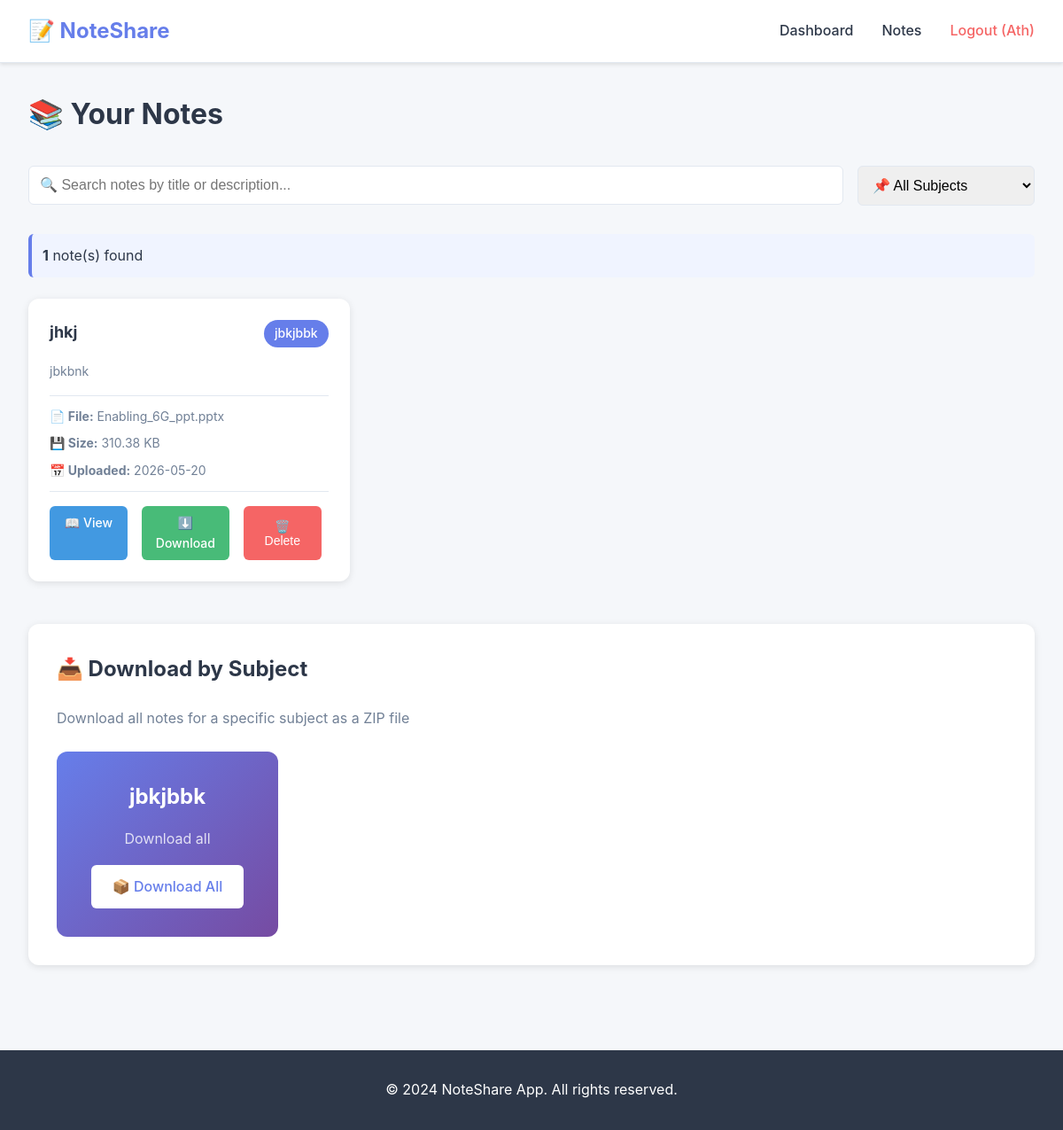
The app's page /notes (signed in) with its own data.
### tables this page shows
CREATE TABLE notes (
            id INTEGER PRIMARY KEY AUTOINCREMENT,
            user_id INTEGER NOT NULL,
            title TEXT NOT NULL,
            subject TEXT NOT NULL,
            description TEXT,
            filename TEXT,
            file_path TEXT,
            file_size INTEGER,
            uploaded_at TIMESTAMP DEFAULT CURRENT_TIMESTAMP,
            FOREIGN KEY (user_id) REFERENCES users(id) ON DELETE CASCADE
        );

### app.py (the view)
@app.route('/notes')
@login_required
def notes():
    user_id = session['user_id']
    search = request.args.get('search', '').strip()
    subject_filter = request.args.get('subject', '').strip()
    conn = get_db_connection()
    cursor = conn.cursor()
    cursor.execute('SELECT DISTINCT subject FROM notes WHERE user_id = ? ORDER BY subject', (user_id,))
    subjects = [row['subject'] for row in cursor.fetchall()]
    query = 'SELECT * FROM notes WHERE user_id = ?'
    params = [user_id]
    if search:
        query += ' AND (title LIKE ? OR description LIKE ? OR subject LIKE ?)'
        search_param = f'%{search}%'
        params.extend([search_param, search_param, search_param])
    if subject_filter:
        query += ' AND subject = ?'
        params.append(subject_filter)
    query += ' ORDER BY uploaded_at DESC'
    cursor.execute(query, params)
    notes_list = cursor.fetchall()
    conn.close()
    return render_template('notes.html', notes=notes_list, subjects=subjects,
                         search=search, subject_filter=subject_filter)

### app.py (called while the page is built)
def get_db_connection():
    conn = sqlite3.connect('notes.db')
    conn.row_factory = sqlite3.Row
    return conn

def login_required(f):
    @wraps(f)
    def decorated_function(*args, **kwargs):
        if 'user_id' not in session:
            return redirect(url_for('login'))
        return f(*args, **kwargs)
    return decorated_function

### templates/notes.html (shortened to what this page needs)
{% extends "base.html" %}
{% block content %}
<div class="container">
    <section class="notes-section">
        <h1>📚 Your Notes</h1>
        <div class="search-filter">
            <div class="search-bar">
                <input type="text" id="searchInput" placeholder="🔍 Search notes by title or description..." class="search-input">
            </div>
            <div class="filter-bar">
                <select id="subjectFilter" class="filter-select">
                    <option value="">📌 All Subjects</option>
                </select>
            </div>
        </div>
        <div style="margin-bottom: 1.5rem; padding: 0.75rem; background: #f0f4ff; border-radius: 6px; border-left: 4px solid #667eea;">
            <strong>{{ notes|length }}</strong> note(s) found
        </div>
        {% if notes %}
        <div class="notes-grid">
            {% for note in notes %}
            <div class="note-card" data-note-id="{{ note.id }}">
                <div class="note-header">
                    <h3>{{ note.title }}</h3>
                    <span class="badge">{{ note.subject }}</span>
                </div>
                {% if note.description %}
                <p class="note-description">{{ note.description[:100] }}{% if note.description|length > 100 %}...{% endif %}</p>
                {% endif %}
                <div class="note-meta">
                    <span class="meta-item">
                        <strong>📄 File:</strong> {{ note.filename }}
                    </span>
                    <span class="meta-item">
                        <strong>💾 Size:</strong> {{ "%.2f"|format(note.file_size / 1024) }} KB
                    </span>
                    <span class="meta-item">
                        <strong>📅 Uploaded:</strong> {{ note.uploaded_at[:10] }}
                    </span>
                </div>
                <div class="note-actions">
                    <a href="{{ url_for('view_note', note_id=note.id) }}" class="btn btn-small btn-info">📖 View</a>
                    <a href="{{ url_for('download_note', note_id=note.id) }}" class="btn btn-small btn-success">⬇️ Download</a>
                    <button class="btn btn-small btn-danger" onclick="deleteNote({{ note.id }})">🗑️ Delete</button>
                </div>
            </div>
            {% endfor %}
        </div>
        {% else %}
        <div class="empty-state">
            <h2>📭 No Notes Found</h2>
            <p>{% if search_filter or subject_filter %}No notes match your search.{% else %}Start by uploading a note from the dashboard.{% endif %}</p>
            <a href="{{ url_for('dashboard') }}" class="btn btn-primary">Go to Dashboard</a>
        </div>
        {% endif %}
        {% if subjects %}
        <div class="subjects-section">
            <h2>📥 Download by Subject</h2>
            <p style="color: #718096; margin-bottom: 1.5rem;">Download all notes for a specific subject as a ZIP file</p>
            <div class="subjects-grid">
                {% for subject in subjects %}
                <div class="subject-card">
                    <h3>{{ subject }}</h3>
                    <p style="color: rgba(255,255,255,0.8); margin-bottom: 1rem;">Download all</p>
                    <a href="{{ url_for('download_subject', subject=subject) }}" class="btn btn-primary" style="background: white; color: #667eea;">
                        📦 Download All
                    </a>
                </div>
                {% endfor %}
            </div>
        </div>
        {% endif %}
    </section>
</div>
{% endblock %}

### static/css/style.css (style rules this page uses)
* { margin: 0; padding: 0; box-sizing: border-box; }
:root { --primary: #667eea; --primary-dark: #5568d3; --secondary: #764ba2; --success: #48bb78; --danger: #f56565; --warning: #ed8936; --info: #4299e1; --light: #f7fafc; --dark: #2d3748; --border: #e2e8f0; --text: #2d3748; }
body { font-family: -apple-system, BlinkMacSystemFont, 'Segoe UI', Roboto, Oxygen, Ubuntu, Cantarell, sans-serif; background-color: #f5f7fa; color: var(--text); line-height: 1.6; }
.container { max-width: 1200px; margin: 0 auto; padding: 2rem; }
.btn { display: inline-block; padding: 0.75rem 1.5rem; border: none; border-radius: 6px; font-size: 1rem; font-weight: 500; cursor: pointer; transition: all 0.3s ease; text-decoration: none; text-align: center; }
.btn-primary { background: linear-gradient(135deg, var(--primary), var(--secondary)); color: white; }
.btn-success { background-color: var(--success); color: white; }
.btn-danger { background-color: var(--danger); color: white; }
.btn-info { background-color: var(--info); color: white; }
.btn-small { padding: 0.5rem 1rem; font-size: 0.875rem; }
.badge { display: inline-block; padding: 0.25rem 0.75rem; background-color: var(--primary); color: white; border-radius: 20px; font-size: 0.875rem; font-weight: 500; }
.btn-small { margin-right: 0.5rem; }
.notes-section h1 { font-size: 2rem; margin-bottom: 2rem; }
.search-filter { display: flex; gap: 1rem; margin-bottom: 2rem; }
.search-bar { flex: 1; }
.search-input { width: 100%; padding: 0.75rem; border: 1px solid var(--border); border-radius: 6px; font-size: 1rem; }
.filter-select { padding: 0.75rem; border: 1px solid var(--border); border-radius: 6px; font-size: 1rem; min-width: 200px; }
.notes-grid { display: grid; grid-template-columns: repeat(auto-fill, minmax(280px, 1fr)); gap: 1.5rem; margin-bottom: 3rem; }
.note-card { background: white; border-radius: 12px; padding: 1.5rem; box-shadow: 0 2px 8px rgba(0, 0, 0, 0.1); transition: all 0.3s; display: flex; flex-direction: column; }
.note-header { display: flex; justify-content: space-between; align-items: start; margin-bottom: 1rem; gap: 1rem; }
.note-header h3 { font-size: 1.125rem; color: var(--dark); margin: 0; }
.note-description { color: #718096; font-size: 0.875rem; margin-bottom: 1rem; flex-grow: 1; }
.note-meta { display: flex; flex-direction: column; gap: 0.5rem; margin-bottom: 1rem; padding: 0.75rem 0; border-top: 1px solid var(--border); border-bottom: 1px solid var(--border); }
.meta-item { font-size: 0.875rem; color: #718096; }
.note-actions { display: flex; gap: 0.5rem; margin-top: auto; }
.note-actions .btn { flex: 1; }
.subjects-section { background: white; padding: 2rem; border-radius: 12px; box-shadow: 0 2px 8px rgba(0, 0, 0, 0.1); }
.subjects-section h2 { margin-bottom: 1.5rem; color: var(--dark); }
.subjects-grid { display: grid; grid-template-columns: repeat(auto-fill, minmax(200px, 1fr)); gap: 1.5rem; }
.subject-card { background: linear-gradient(135deg, var(--primary), var(--secondary)); color: white; padding: 2rem; border-radius: 12px; text-align: center; transition: transform 0.3s; }
.subject-card h3 { font-size: 1.5rem; margin-bottom: 1rem; }

### records on screen
notes: title "jhkj", subject "jbkjbbk", description "jbkbnk", filename "Enabling_6G_ppt.pptx", note.file_size/1024 "310.38", uploaded_at "2026-05-20"

### other values on screen
{{ session.username }} "Ath"
{{ notes|length }} "1"
{{ subject }} "jbkjbbk"
